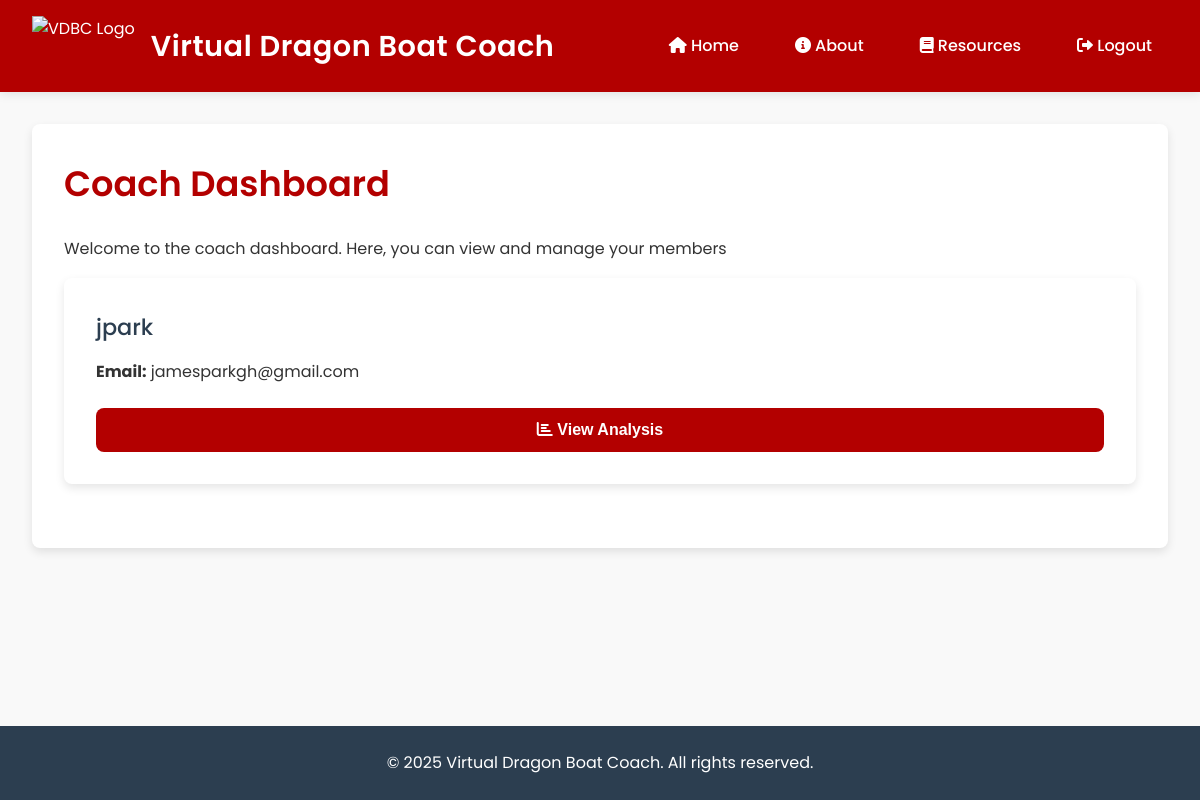
The page /coach-dashboard (signed in) on the database as committed earlier.
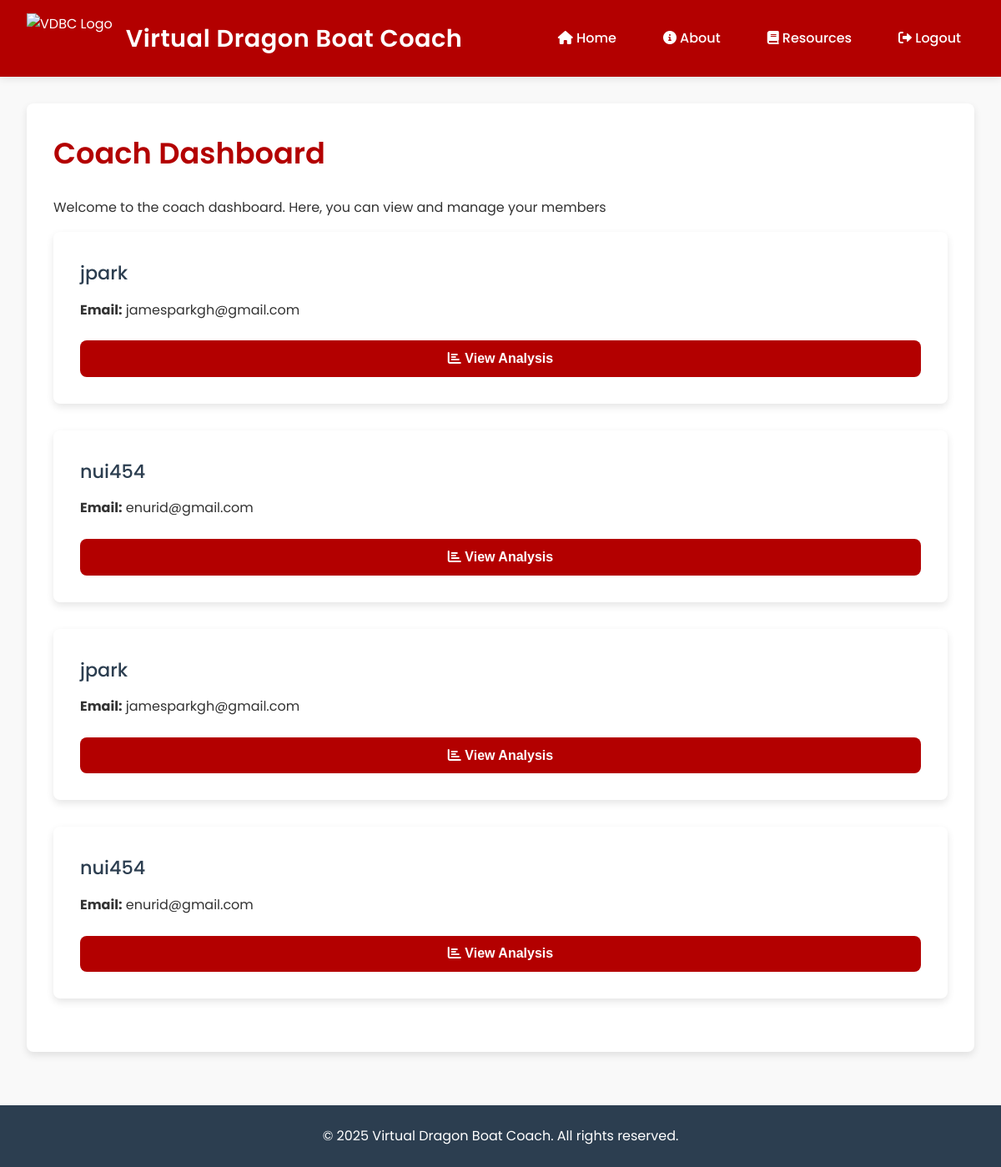
The same page on the database as committed later.
### tables this page shows
CREATE TABLE shared_sessions (
        id INTEGER PRIMARY KEY AUTOINCREMENT,
        username TEXT NOT NULL,
        session_url TEXT NOT NULL,
        trial_name TEXT NOT NULL,
        email TEXT
    );

### app.py (the view)
@app.route('/coach-dashboard')
def coach_dashboard():
    if 'token' not in session or session.get('position') != 'coach':
        return redirect(url_for('coach_login'))
    conn = sqlite3.connect(DB_PATH)
    conn.row_factory = sqlite3.Row  # This enables column access by name
    cursor = conn.cursor()
    cursor.execute('''
        SELECT username, session_url, trial_name, email
        FROM shared_sessions
        WHERE email IS NOT NULL
    ''')
    shared_sessions = cursor.fetchall()
    conn.close()
    grouped_sessions = {}
    for session_data in shared_sessions:
        username = session_data['username']
        if username not in grouped_sessions:
            grouped_sessions[username] = []
        grouped_sessions[username].append({
            'session_url': session_data['session_url'],
            'trial_name': session_data['trial_name'],
            'email': session_data['email']
        })
    return render_template("coachDashboard.html", grouped_sessions=grouped_sessions)

### templates/coachDashboard.html (shortened to what this page needs)
<!DOCTYPE html>
<html lang="en">
<head>
    <link rel="stylesheet" href="{{ url_for('static', filename='styles.css') }}">
    <link rel="stylesheet" href="https://cdnjs.cloudflare.com/ajax/libs/font-awesome/6.0.0-beta3/css/all.min.css">
</head>
<body>
    <header>
        <div class="header-content">
            <div class="logo-container">
                <img src="https://static.wixstatic.com/media/90c0a3_82c43324b646429ea5117b9c10018156~mv2.png/v1/crop/x_0,y_0,w_8769,h_6859/fill/w_345,h_270,al_c,q_85,usm_0.66_1.00_0.01,enc_avif,quality_auto/DB_Logo_2017_Maroon_LightBG%20(1).png" alt="VDBC Logo" class="logo">
                <span class="site-title">Virtual Dragon Boat Coach</span>
            </div>
            <nav>
                <ul>
                    <li><a href="{{ url_for('home') }}"><i class="fas fa-home"></i> Home</a></li>
                    <li><a href="{{ url_for('about') }}"><i class="fas fa-info-circle"></i> About</a></li>
                    <li><a href="{{ url_for('resources') }}"><i class="fas fa-book"></i> Resources</a></li>
                    <li><a href="{{ url_for('logout') }}"><i class="fas fa-sign-out-alt"></i> Logout</a></li>
                </ul>
            </nav>
        </div>
    </header>
    <main>
        <div class="container">
            <h1>Coach Dashboard</h1>
            <p>Welcome to the coach dashboard. Here, you can view and manage your members</p>
            {% if grouped_sessions %}
                <div>
                    {% for username, sessions in grouped_sessions.items() %}
                    {% for username, sessions in grouped_sessions.items() %}
                    <div class="container">
                        <h3>{{ username }}</h3>
                        {% for session in sessions %}
                            <div class="user-session">
                                <p><strong>Email:</strong> {{ session.email }}</p>
                                <form action="{{ url_for('coach_view_analysis') }}" method="POST">
                                    <button type="submit" class="btn-view">
                                        <i class="fas fa-chart-bar"></i> View Analysis
                                    </button>
                                </form>
                            </div>
                        {% endfor %}
                    </div>
                {% endfor %}
                    {% endfor %}
                </div>
            {% else %}
                <p>No data shared yet.</p>
            {% endif %}
        </div>
    </main>
    <footer>
        <p>&copy; 2025 Virtual Dragon Boat Coach. All rights reserved.</p>
    </footer>
</body>
</html>

### static/styles.css (style rules this page uses)
:root { --primary-color: #b30000; --primary-dark: #8b0000; --primary-light: #ff6b6b; --secondary-color: #2c3e50; --accent-color: #f1c40f; --text-color: #333333; --text-light: #757575; --bg-color: #f9f9f9; --card-bg: #ffffff; --success-color: #2ecc71; --error-color: #e74c3c; --border-radius: 8px; --box-shadow: 0 4px 10px rgba(0, 0, 0, 0.1); --transition: all 0.3s ease; }
* { box-sizing: border-box; margin: 0; padding: 0; }
body { font-family: 'Poppins', sans-serif; line-height: 1.6; color: var(--text-color); background-color: var(--bg-color); min-height: 100vh; display: flex; flex-direction: column; }
header { background: var(--primary-color); color: white; padding: 1rem 2rem; box-shadow: 0 2px 10px rgba(0, 0, 0, 0.1); }
.header-content { max-width: 1200px; margin: 0 auto; display: flex; justify-content: space-between; align-items: center; }
.logo-container { display: flex; align-items: center; }
.logo { height: 60px; margin-right: 1rem; }
.site-title { font-size: 1.8rem; font-weight: 600; letter-spacing: 0.5px; }
nav ul { list-style: none; display: flex; gap: 1.5rem; }
nav ul li a { color: white; text-decoration: none; font-weight: 500; padding: 0.5rem 1rem; border-radius: 4px; transition: var(--transition); }
main { flex: 1; padding: 2rem; max-width: 1200px; margin: 0 auto; width: 100%; }
.container { background: var(--card-bg); border-radius: var(--border-radius); box-shadow: var(--box-shadow); padding: 2rem; margin-bottom: 2rem; }
h1 { font-size: 2.2rem; color: var(--primary-color); margin-bottom: 1.5rem; font-weight: 600; }
h3 { font-size: 1.4rem; color: var(--secondary-color); margin-bottom: 0.8rem; font-weight: 500; }
p { font-size: 1rem; margin-bottom: 1rem; color: var(--text-color); }
form { margin-top: 1.5rem; display: flex; flex-direction: column; gap: 1.2rem; }
button { background: var(--primary-color); color: white; border: none; padding: 0.8rem 1.5rem; font-size: 1rem; font-weight: 600; border-radius: var(--border-radius); cursor: pointer; transition: var(--transition); text-align: center; display: inline-block; }
footer { text-align: center; padding: 1.5rem; background: var(--secondary-color); color: #fff; margin-top: auto; }
footer p { color: #fff; margin-bottom: 0; }

Rows that differ between the two databases and show on the page:
added shared_sessions: username "nui454", email "enurid@gmail.com", shared_sessions (username "jpark", email "jamesparkgh@gmail.com")
